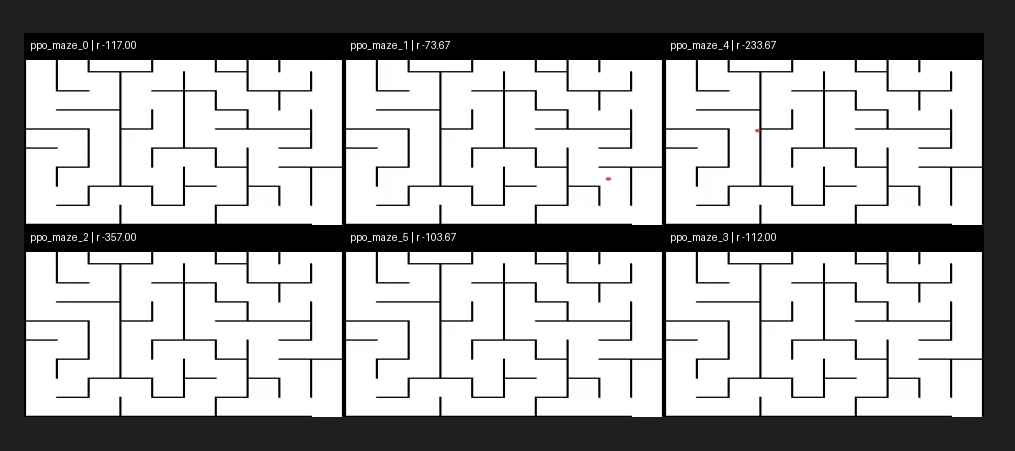
#> input picture image.png, 1015 x 451 px
$ python convert_png_to_grid.py --png image.png --out out.png
#> lines starting #> are read from the running program, lines starting #| are printed output that depends on the picture; after the words box and inside, x2 and y2 are one past the last pixel; in counts of white or black regions, pixels touching at a corner belong together
# convert_png_to_grid.py
# Usage:
#   python convert_png_to_grid.py --png assets/maze01.png --rows 60 --cols 60 --out data/maze01
#
# Outputs:
#   data/maze01_grid.npy
#   data/maze01_grid.txt
#   data/maze01_meta.json

from __future__ import annotations

import argparse
import json
from pathlib import Path

try:
    import cv2
except ImportError:  # pragma: no cover - optional dependency
    cv2 = None
import numpy as np


def load_grayscale(png_path: Path) -> np.ndarray:
    if cv2 is not None:
        img = cv2.imread(str(png_path), cv2.IMREAD_UNCHANGED)
#> img is the input picture: shape (451, 1015, 4); mean B, G, R, A 169.7, 169.7, 169.7, 255
        if img is None:
            raise FileNotFoundError(f"Could not read PNG: {png_path}")

        if img.ndim == 2:
            return img

        if img.shape[2] == 4:
            # Composite over white to avoid transparent borders turning black.
            b, g, r, a = cv2.split(img)
#> a: shape (451, 1015); every value is 255
            alpha = a.astype(np.float32) / 255.0
#> alpha: shape (451, 1015) float32; every value is 1
            bg = np.full_like(alpha, 1.0)
            r = (r.astype(np.float32) / 255.0) * alpha + bg * (1.0 - alpha)
            g = (g.astype(np.float32) / 255.0) * alpha + bg * (1.0 - alpha)
            b = (b.astype(np.float32) / 255.0) * alpha + bg * (1.0 - alpha)
            rgb = (np.stack([b, g, r], axis=2) * 255.0).astype(np.uint8)
            return cv2.cvtColor(rgb, cv2.COLOR_BGR2GRAY)

        return cv2.cvtColor(img, cv2.COLOR_BGR2GRAY)

    from PIL import Image

    img = Image.open(png_path).convert("RGBA")
    bg = Image.new("RGBA", img.size, (255, 255, 255, 255))
    composed = Image.alpha_composite(bg, img).convert("L")
    return np.array(composed)


def trim_to_content(gray: np.ndarray, tol: int = 5) -> np.ndarray:
#> called with tol = 5
    h, w = gray.shape
#> h = 451; w = 1015
    border = np.concatenate(
        [gray[0, :], gray[h - 1, :], gray[:, 0], gray[:, w - 1]]
    )
#> border = 2932 values from 31 to 31
    bg = int(np.median(border))
#> bg = 31
    mask = np.abs(gray.astype(np.int16) - bg) > tol
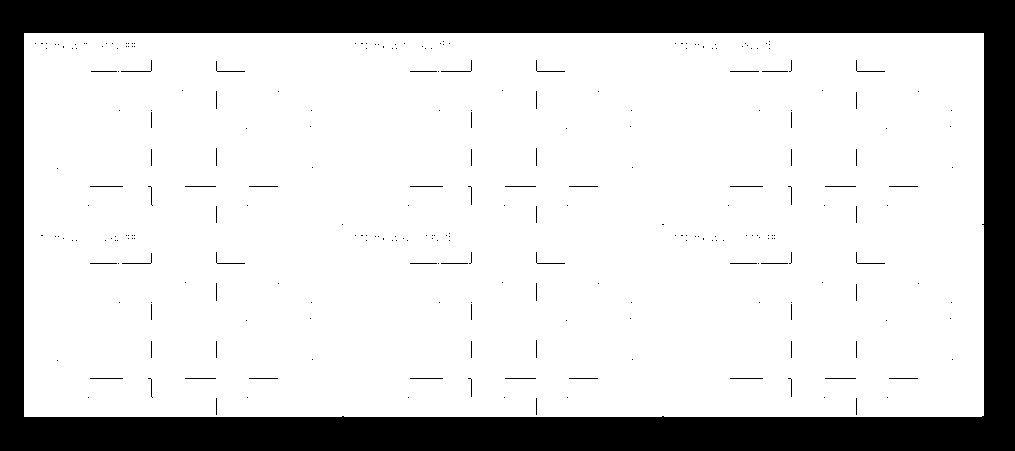
#> mask: shape (451, 1015) bool; 80.1% white; 269 black regions (226 under 20 px), largest, box (x1, y1, x2, y2) and area: (0, 0, 1015, 451) 89133, (121, 60, 152, 72) 41, (441, 60, 472, 72) 41
    if not mask.any():
        return gray
    ys, xs = np.where(mask)
    y0, y1 = ys.min(), ys.max() + 1
#> y0 = 33; y1 = 417
    x0, x1 = xs.min(), xs.max() + 1
#> x0 = 24; x1 = 984
    return gray[y0:y1, x0:x1]
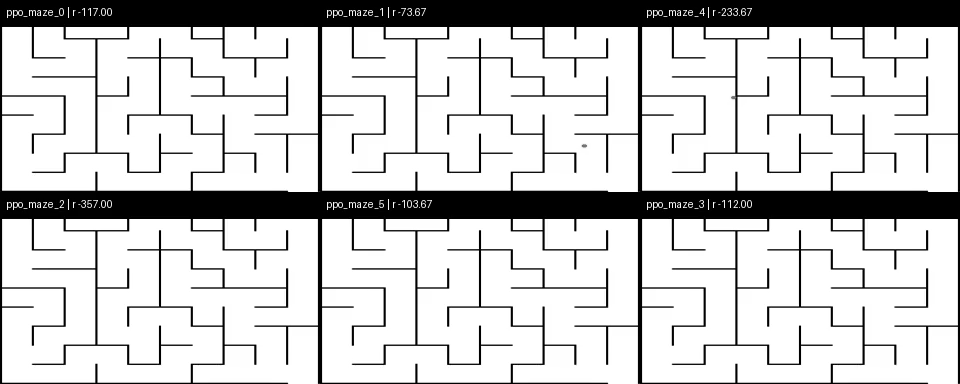
#> returned value: shape (384, 960); min 0, max 255, mean 203.2


def otsu_threshold(gray: np.ndarray) -> int:
    hist = np.bincount(gray.ravel(), minlength=256).astype(np.float64)
#> hist = 256 values, max 253285 at index 255, min 0 at index 18, mean 1440
    total = gray.size
#> total = 368640
    sum_total = np.dot(np.arange(256), hist)
#> sum_total = 74921059
    sum_b = 0.0
    w_b = 0.0
    max_var = -1.0
    threshold = 128
    for t in range(256):
        w_b += hist[t]
        if w_b == 0:
            continue
        w_f = total - w_b
        if w_f == 0:
            break
        sum_b += t * hist[t]
        m_b = sum_b / w_b
        m_f = (sum_total - sum_b) / w_f
        var_between = w_b * w_f * (m_b - m_f) ** 2
        if var_between > max_var:
            max_var = var_between
            threshold = t
#> this loop made 256 passes
#> (w_b, w_f, sum_b, m_b, m_f, max_var) on passes 1 to 12: (50429, 318211, 0, 0, 235.4, 8.9e+14), (55647, 312993, 5218, 0.0938, 239.4, 9.97e+14), (58596, 310044, 11116, 0.19, 241.6, 1.06e+15), (60068, 308572, 15532, 0.259, 242.7, 1.09e+15), (60075, 308565, 15560, 0.259, 242.8, 1.09e+15), (60453, 308187, 17450, 0.289, 243, 1.1e+15), (60558, 308082, 18080, 0.299, 243.1, 1.1e+15), (60694, 307946, 19032, 0.314, 243.2, 1.1e+15), (60755, 307885, 19520, 0.321, 243.3, 1.1e+15), (60771, 307869, 19664, 0.324, 243.3, 1.1e+15), (60874, 307766, 20694, 0.34, 243.4, 1.11e+15), (60875, 307765, 20705, 0.34, 243.4, 1.11e+15)
#> (w_b, w_f, sum_b, m_b, m_f, var_between) on passes 19, 26, 33, 40, 47, 54: (61777, 306863, 34039, 0.551, 244, 1.12e+15), (62524, 306116, 50072, 0.801, 244.6, 1.14e+15), (64141, 304499, 95998, 1.5, 245.7, 1.17e+15), (64605, 304035, 111686, 1.73, 246.1, 1.17e+15), (65935, 302705, 168993, 2.56, 246.9, 1.19e+15), (66324, 302316, 187479, 2.83, 247.2, 1.2e+15)
    return int(threshold)


def threshold_image(gray: np.ndarray, threshold: int) -> np.ndarray:
    t = otsu_threshold(gray) if threshold < 0 else threshold
    bw = np.where(gray > t, 255, 0).astype(np.uint8)
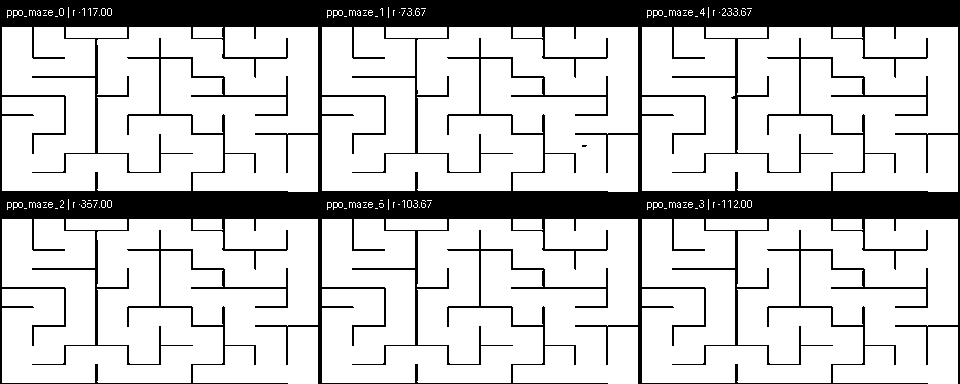
#> bw: shape (384, 960); 79.2% white; 2 black regions (1 under 20 px), largest, box (x1, y1, x2, y2) and area: (0, 0, 960, 384) 76512
    return bw


def invert_binary(bw: np.ndarray) -> np.ndarray:
    if cv2 is not None:
        return cv2.bitwise_not(bw)
    return (255 - bw).astype(np.uint8)


def png_to_grid_patchvote(
    png_path: Path,
    rows: int,
    cols: int,
    threshold: int = 128,
    open_ratio: float = 0.55,
    invert: bool = False,
    auto_invert: bool = True,
    trim: bool = True,
    trim_tol: int = 5,
) -> np.ndarray:
    """
    Convert a black/white maze PNG into a grid:
      0 = open (walkable)
      1 = wall

    This uses patch voting (counts white pixels in each cell) which is more robust
    than sampling a single pixel.
    """
    img = load_grayscale(png_path)
    if trim:
        img = trim_to_content(img, tol=trim_tol)

    # Binary mask: white corridors = 255, black walls/background = 0
    bw = threshold_image(img, threshold)

    if auto_invert:
        white_frac = (bw == 255).mean()
        if white_frac < 0.5:
            bw = invert_binary(bw)
    if invert:
        bw = invert_binary(bw)

    h, w = bw.shape
    cell_h = h / rows
    cell_w = w / cols

    grid = np.ones((rows, cols), dtype=np.uint8)  # default wall

    for r in range(rows):
        y0 = int(r * cell_h)
        y1 = int((r + 1) * cell_h)
        for c in range(cols):
            x0 = int(c * cell_w)
            x1 = int((c + 1) * cell_w)

            patch = bw[y0:y1, x0:x1]
            if patch.size == 0:
                continue

            white_frac = (patch == 255).mean()
            grid[r, c] = 0 if white_frac >= open_ratio else 1
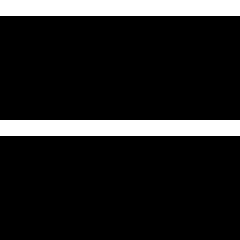
#> grid: shape (60, 60) (shown 4 times larger); values 0 (black) and 1 (white), 13.3% white; 2 white regions, box (x1, y1, x2, y2) and area: (0, 0, 60, 4) 240, (0, 30, 60, 34) 240

    return grid


def png_to_grid_resize(
    png_path: Path,
    rows: int,
    cols: int,
    threshold: int = 128,
    invert: bool = False,
    auto_invert: bool = True,
    trim: bool = True,
    trim_tol: int = 5,
) -> np.ndarray:
    img = load_grayscale(png_path)
    if trim:
        img = trim_to_content(img, tol=trim_tol)

    bw = threshold_image(img, threshold)

    if auto_invert:
        white_frac = (bw == 255).mean()
        if white_frac < 0.5:
            bw = invert_binary(bw)
    if invert:
        bw = invert_binary(bw)

    if cv2 is not None:
        resized = cv2.resize(bw, (cols, rows), interpolation=cv2.INTER_AREA)
    else:
        from PIL import Image

        try:
            resample = Image.Resampling.BOX
        except AttributeError:
            resample = Image.BOX
        resized = np.array(Image.fromarray(bw).resize((cols, rows), resample=resample))
    grid = np.where(resized >= 128, 0, 1).astype(np.uint8)
    return grid


def grid_to_ascii(grid: np.ndarray, start: tuple[int, int] | None, goal: tuple[int, int] | None) -> str:
    """
    Render grid as ASCII:
      # = wall
      . = open
      S = start
      G = goal
    """
    rows, cols = grid.shape
    lines = []
    for r in range(rows):
        row_chars = []
        for c in range(cols):
            ch = "." if grid[r, c] == 0 else "#"
            if start is not None and (r, c) == start:
                ch = "S"
            if goal is not None and (r, c) == goal:
                ch = "G"
            row_chars.append(ch)
        lines.append("".join(row_chars))
    return "\n".join(lines)


def main() -> None:
    ap = argparse.ArgumentParser(description="Convert maze PNG to training grid (0=open, 1=wall).")
    ap.add_argument("--png", required=True, help="Path to maze PNG (black background, white corridors).")
    ap.add_argument("--rows", type=int, default=60, help="Grid rows (training resolution).")
    ap.add_argument("--cols", type=int, default=60, help="Grid cols (training resolution).")
    ap.add_argument(
        "--threshold",
        type=int,
        default=-1,
        help="0-255 threshold for binarization (-1 for Otsu).",
    )
    ap.add_argument(
        "--open_ratio",
        type=float,
        default=0.55,
        help="Fraction of white pixels needed for a cell to be considered open (0-1).",
    )
    ap.add_argument(
        "--method",
        choices=["patch", "resize"],
        default="patch",
        help="Grid extraction method (patch voting is more robust; resize is faster).",
    )
    ap.add_argument(
        "--invert",
        action="store_true",
        help="Invert the binary mask after thresholding.",
    )
    ap.add_argument(
        "--no-auto-invert",
        action="store_true",
        help="Disable automatic inversion when corridors are darker than walls.",
    )
    ap.add_argument(
        "--no-trim",
        action="store_true",
        help="Disable trimming away uniform borders.",
    )
    ap.add_argument(
        "--trim-tol",
        type=int,
        default=5,
        help="Tolerance for detecting border background when trimming.",
    )
    ap.add_argument(
        "--out",
        required=True,
        help="Output prefix path, e.g. data/maze01 (will create maze01_grid.npy, etc.)",
    )
    ap.add_argument("--start", default="", help="Optional start as r,c (e.g. 1,1).")
    ap.add_argument("--goal", default="", help="Optional goal as r,c (e.g. 58,58).")

    args = ap.parse_args()

    png_path = Path(args.png)
    out_prefix = Path(args.out)
    out_prefix.parent.mkdir(parents=True, exist_ok=True)

    def parse_rc(s: str) -> tuple[int, int] | None:
        s = s.strip()
        if not s:
            return None
        parts = s.split(",")
        if len(parts) != 2:
            raise ValueError(f"Expected r,c but got: {s}")
        return int(parts[0]), int(parts[1])

    start = parse_rc(args.start)
    goal = parse_rc(args.goal)

    auto_invert = not args.no_auto_invert
    trim = not args.no_trim

    if args.method == "resize":
        grid = png_to_grid_resize(
            png_path=png_path,
            rows=args.rows,
            cols=args.cols,
            threshold=args.threshold,
            invert=args.invert,
            auto_invert=auto_invert,
            trim=trim,
            trim_tol=args.trim_tol,
        )
    else:
        grid = png_to_grid_patchvote(
            png_path=png_path,
            rows=args.rows,
            cols=args.cols,
            threshold=args.threshold,
            open_ratio=args.open_ratio,
            invert=args.invert,
            auto_invert=auto_invert,
            trim=trim,
            trim_tol=args.trim_tol,
        )

    # Save .npy (fast training load)
    npy_path = out_prefix.with_name(out_prefix.name + "_grid.npy")
    np.save(npy_path, grid)

    # Save ASCII preview
    txt_path = out_prefix.with_name(out_prefix.name + "_grid.txt")
    txt_path.write_text(grid_to_ascii(grid, start=start, goal=goal), encoding="utf-8")

    # Save metadata
    meta_path = out_prefix.with_name(out_prefix.name + "_meta.json")
    meta = {
        "png": str(png_path).replace("\\", "/"),
        "rows": int(args.rows),
        "cols": int(args.cols),
        "threshold": int(args.threshold),
        "open_ratio": float(args.open_ratio),
        "method": args.method,
        "invert": bool(args.invert),
        "auto_invert": bool(auto_invert),
        "trim": bool(trim),
        "trim_tol": int(args.trim_tol),
        "start": list(start) if start else None,
        "goal": list(goal) if goal else None,
        "encoding": {"open": 0, "wall": 1},
    }
    meta_path.write_text(json.dumps(meta, indent=2), encoding="utf-8")

    print(f"Saved: {npy_path}")
    print(f"Saved: {txt_path}")
    print(f"Saved: {meta_path}")


if __name__ == "__main__":
    main()
